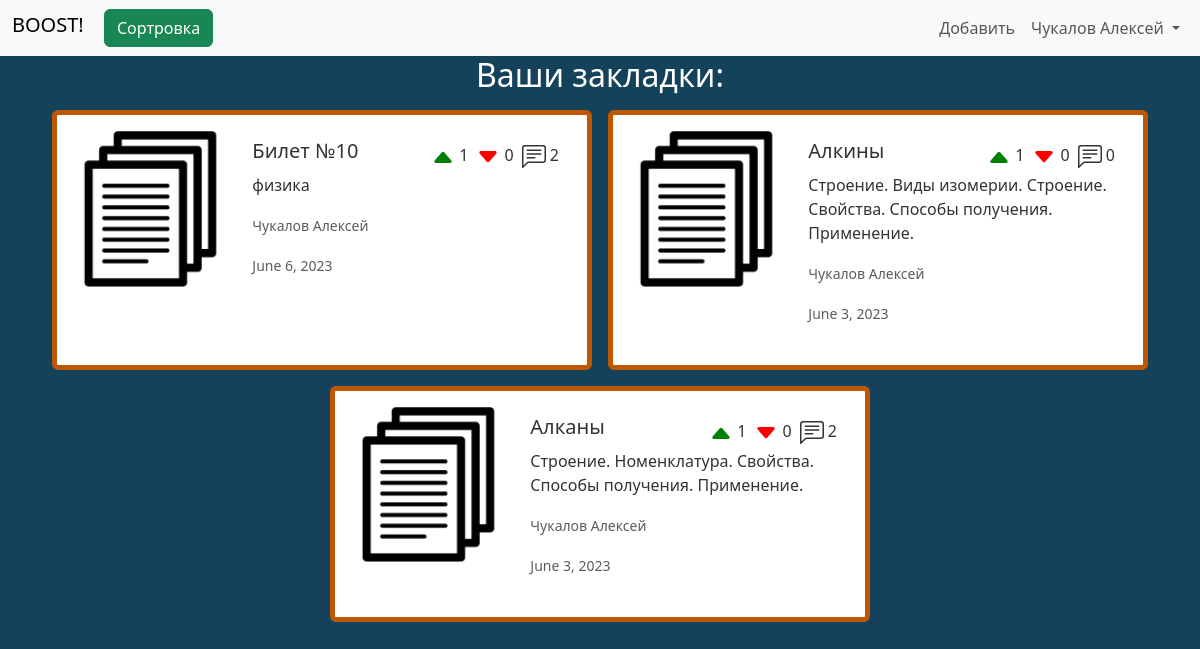
Screenshot of /bookmarks/ (signed in) with the database file from the repository.
### accounts/models.py (models this page shows, shortened)
class User (AbstractBaseUser):
    objects = UserManager()
    email = models.EmailField(
        verbose_name='email address',
        max_length=255,
        unique=True
    )
    username = models.CharField(
        verbose_name='username',
        max_length=30,
        unique=True
    )
    avatar = models.ImageField(
        verbose_name='Avatar',
        default='media/default_images/default_avatar.png',
        upload_to='media/',
        blank=False,
    )
    first_name = models.CharField(
        verbose_name='first name',
        max_length=30
    )
    last_name = models.CharField(
        verbose_name='last name',
        max_length=30
    )
    bookmarks = models.ManyToManyField(
        Doc,
        blank=True
    )
    is_active = models.BooleanField(default=True)
    staff = models.BooleanField(default=False)
    admin = models.BooleanField(default=False)
    USERNAME_FIELD = 'email'
    REQUIRED_FIELDS = ['username', 'first_name', 'last_name']
    def __str__(self):
        return f'{self.last_name} {self.first_name}'

### app/models.py (models this page shows, shortened)
class Doc (models.Model):
    title = models.CharField(max_length=255)
    description = models.CharField(max_length=511, blank=True)
    link = models.URLField(max_length=255, unique=True)
    path = models.CharField(max_length=127)
    preview = models.ImageField(
        upload_to='media/',
        blank=False,
        default='media/default_images/default_document.png'
    )
    likes = models.IntegerField(default=0)
    dislikes = models.IntegerField(default=0)
    comments = models.IntegerField(default=0)
    studies = models.ManyToManyField(Study)
    subjects = models.ManyToManyField(Subject)
    author = models.ForeignKey(User, on_delete=models.CASCADE)
    date = models.DateField()

### app/views.py (the view)
# urls.py: path('bookmarks/', login_required(views.bookmarks, login_url='/login/'), name='bookmarks'),
def bookmarks(request):
    context = {}
    docs = request.user.bookmarks.all()
    if request.GET.get('drop'):
        return redirect('/bookmarks')
    sort_docs = SortDocs(request)
    sort_docs.convert()
    docs = sort_docs.make_request(docs)
    context['sort_form'] = TagsSortForm(
        initial={
            'studies': sort_docs.studies,
            'sort_type': sort_docs.sort_type_get,
            'subjects': sort_docs.subjects,
        }
    )
    context['search_form'] = SearchForm(
        initial={
            'q': sort_docs.search
        }
    )
    context['docs'] = docs
    context['has_docs'] = True
    return render(request, 'bookmarked_docs.html', context)

### app/sort_docs.py (called while the page is built, shortened)
    def convert(self):
        if self.sort_type_get:
            self.sort_type = self.SORT_TYPES[int(self.sort_type_get) - 1]
        else:
            self.sort_type = '-pk'
        if self.subjects:
            self.query_subjects = Q(subjects__in=self.subjects)
        if self.studies:
            self.query_studies = Q(studies__in=self.studies)

    def make_request(self, docs=Doc.objects.all()):
        docs = docs.filter(
            self.query_subjects & self.query_studies & (self.query_title | self.query_description)
        ).order_by(self.sort_type)
        return docs

### app/tags.py (called while the page is built)
    def __str__(self):
        return self.name

    def __str__(self):
        return self.level

### app/templates/bookmarked_docs.html (shortened to what this page needs)
<!DOCTYPE html>
{% load static %}
<html lang="en">
<head>
    <link href="https://cdn.jsdelivr.net/npm/bootstrap@5.3.0/dist/css/bootstrap.min.css"
              rel="stylesheet"
>
              <link rel="stylesheet" href="{% static 'styles/main.css' %}">
</head>
<body>
    <header>
        {% include 'menu.html' %}
      </header>
    <main>
        <section class="d-flex justify-content-center">
                <h2 style="color: #fff;">Ваши закладки:</h2>
            </section>
        <section class="d-flex justify-content-center flex-wrap">
            {% for doc in docs %}
            <div class="cardDoc card border-5 m-2 p-2" style="max-width: 540px;">
                <a href="/document{{doc.pk}}" class="cardLink">
                <div class="row g-0">
                <div class="col-md-4 p-2 align-bottom">
                    <img src="{{doc.preview.url}}" class="img-fluid rounded-start" alt="">
                </div>
                    <div class="col-md-8">
                        <div class="card-body">
                            <div class="d-flex justify-content-between">
                                <h5 class="card-title">{{doc.title}}</h5>
                                <div class="d-flex flex-wrap">
                                    <p class="m-1">{% include 'note_icons/caret_up_fill.html' %} {{doc.likes}}</p>
                                    <p class="m-1">{% include 'note_icons/caret_down_fill.html' %} {{doc.dislikes}}</p>
                                    <p class="m-1">{% include 'note_icons/comment.html' %} {{doc.comments}}</p>
                                </div>
                            </div>
                                <p class="card-text">{{doc.description}}</p>
                                <p class="card-text"><small class="text-body-secondary">{{doc.author}}</small></p>
                                <div class="d-flex justify-content-between">
                                    <p class="card-text"><small class="text-body-secondary">{{doc.date}}</small></p>
                                </div>
                            </div>
                        </div>
                    </div>
                </a>
                </div>
        {% endfor %}
      </section>
      </main>
</body>
</html>

### app/templates/menu.html (shortened to what this page needs)
<nav class="navbar navbar-expand-lg bg-body-tertiary">
        <div class="container-fluid">
          <div>
            {% if request.path == '/' %}
          <a class="navbar-brand" href="#">BOOST!</a>
          {% else %}
          <a class="navbar-brand" href="/">BOOST!</a>
          {% endif %}
          {% if has_docs %}
            <button type="button" class="btn btn-success" data-bs-toggle="modal" data-bs-target="#staticBackdrop">
              Сортровка
            </button>
            {% endif %}
          </div>
            <div class="d-flex justify-content-end">
          <div class="collapse navbar-collapse" id="navbarNavDropdown">
            <ul class="navbar-nav">
              {% if request.user.is_authenticated %}
                <li class="nav-item">
                  <a class="nav-link" href="/create">Добавить</a>
                </li>
              <div class="dropdown-center">
                <li class="nav-item dropdown">
                  <a class="nav-link dropdown-toggle" href="#" role="button" data-bs-toggle="dropdown" aria-expanded="false">
                    {{request.user}}
                  </a>
                </li>
              </div>
              {% else %}
              <li class="nav-item">
                <a class="nav-link" href="/login">Войти</a>
              </li>
              {% endif %}
            </ul>
            </div>
          </div>
        </div>
      </nav>

### app/templates/note_icons/caret_up_fill.html
<svg xmlns="http://www.w3.org/2000/svg" width="24" height="24" fill="currentColor" class="bi bi-caret-up-fill" viewBox="0 0 16 16">
  <g color="green">
    <path d="m7.247 4.86-4.796 5.481c-.566.647-.106 1.659.753 1.659h9.592a1 1 0 0 0 .753-1.659l-4.796-5.48a1 1 0 0 0-1.506 0z"/>
  </g>
</svg>

### app/templates/note_icons/caret_down_fill.html
<svg xmlns="http://www.w3.org/2000/svg" width="24" height="24" fill="currentColor" class="bi bi-caret-down-fill" viewBox="0 0 16 16">
  <g color="red">
    <path d="M7.247 11.14 2.451 5.658C1.885 5.013 2.345 4 3.204 4h9.592a1 1 0 0 1 .753 1.659l-4.796 5.48a1 1 0 0 1-1.506 0z"/>
  </g>
</svg>

### static/styles/main.css (style rules this page uses)
body { background-color: #14425A; }
.cardDoc { border-color: #BF5700; }
.cardLink { text-decoration: none; color: #333333; }
img { width: 100%; }

### rows the page displays
User: user "Чукалов Алексей"
Doc: preview (placeholder picture), title "Билет №10", likes "1", dislikes "0", comments "2", description "физика", author "Чукалов Алексей", date "June 6, 2023"
Doc: preview (placeholder picture), title "Алкины", likes "1", dislikes "0", comments "0", description "Строение. Виды изомерии. Строение. Свойства. Способы получения. Применение.", author "Чукалов Алексей", date "June 3, 2023"
Doc: preview (placeholder picture), title "Алканы", likes "1", dislikes "0", comments "2", description "Строение. Номенклатура. Свойства. Способы получения. Применение.", author "Чукалов Алексей", date "June 3, 2023"
